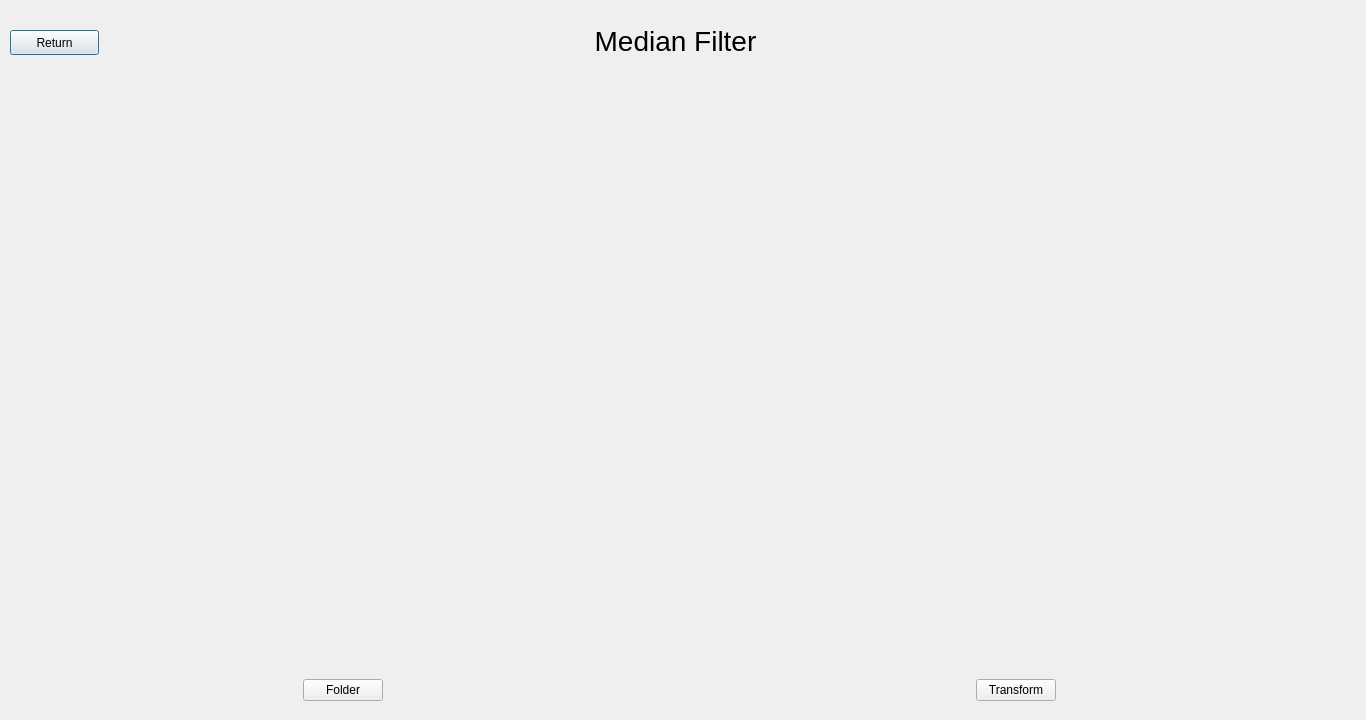
<?xml version="1.0" encoding="UTF-8"?>
<ui version="4.0">
 <class>medfilt</class>
 <widget class="QDialog" name="medfilt">
  <property name="geometry">
   <rect>
    <x>0</x>
    <y>0</y>
    <width>1366</width>
    <height>720</height>
   </rect>
  </property>
  <property name="sizePolicy">
   <sizepolicy hsizetype="Fixed" vsizetype="Fixed">
    <horstretch>0</horstretch>
    <verstretch>0</verstretch>
   </sizepolicy>
  </property>
  <property name="minimumSize">
   <size>
    <width>1366</width>
    <height>720</height>
   </size>
  </property>
  <property name="maximumSize">
   <size>
    <width>1366</width>
    <height>720</height>
   </size>
  </property>
  <property name="windowTitle">
   <string>Dialog</string>
  </property>
  <widget class="QPushButton" name="retBtn">
   <property name="geometry">
    <rect>
     <x>10</x>
     <y>30</y>
     <width>89</width>
     <height>25</height>
    </rect>
   </property>
   <property name="text">
    <string>Return</string>
   </property>
  </widget>
  <widget class="QWidget" name="horizontalLayoutWidget">
   <property name="geometry">
    <rect>
     <x>9</x>
     <y>80</y>
     <width>1341</width>
     <height>621</height>
    </rect>
   </property>
   <layout class="QHBoxLayout" name="horizontalLayout">
    <item>
     <layout class="QVBoxLayout" name="verticalLayout">
      <item>
       <widget class="QLabel" name="label">
        <property name="text">
         <string/>
        </property>
       </widget>
      </item>
      <item alignment="Qt::AlignHCenter">
       <widget class="QPushButton" name="foldBtn">
        <property name="text">
         <string>Folder</string>
        </property>
       </widget>
      </item>
     </layout>
    </item>
    <item>
     <layout class="QVBoxLayout" name="verticalLayout_2">
      <item>
       <widget class="QLabel" name="label_2">
        <property name="text">
         <string/>
        </property>
       </widget>
      </item>
      <item alignment="Qt::AlignHCenter">
       <widget class="QPushButton" name="transBtn">
        <property name="text">
         <string>Transform</string>
        </property>
       </widget>
      </item>
     </layout>
    </item>
   </layout>
  </widget>
  <widget class="QLabel" name="label_3">
   <property name="geometry">
    <rect>
     <x>570</x>
     <y>20</y>
     <width>211</width>
     <height>41</height>
    </rect>
   </property>
   <property name="font">
    <font>
     <pointsize>21</pointsize>
    </font>
   </property>
   <property name="text">
    <string>Median Filter</string>
   </property>
   <property name="alignment">
    <set>Qt::AlignCenter</set>
   </property>
  </widget>
 </widget>
 <resources/>
 <connections/>
</ui>
